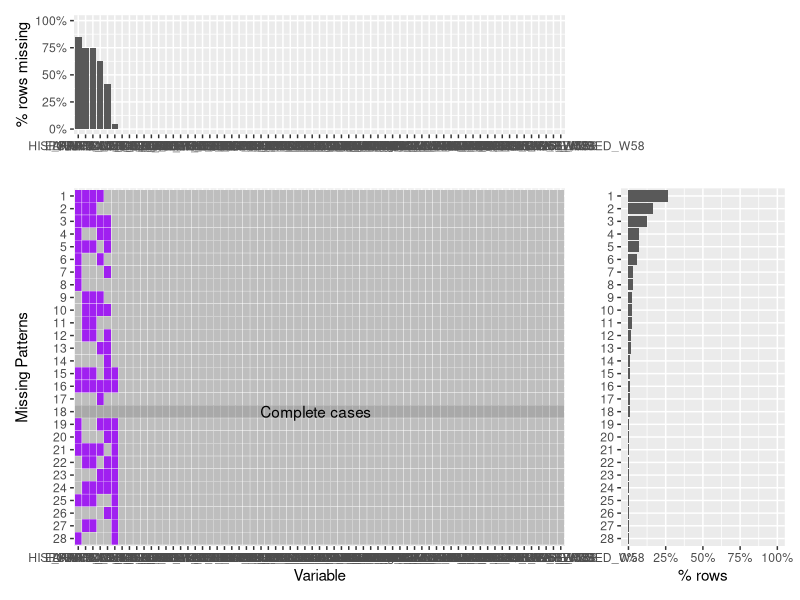
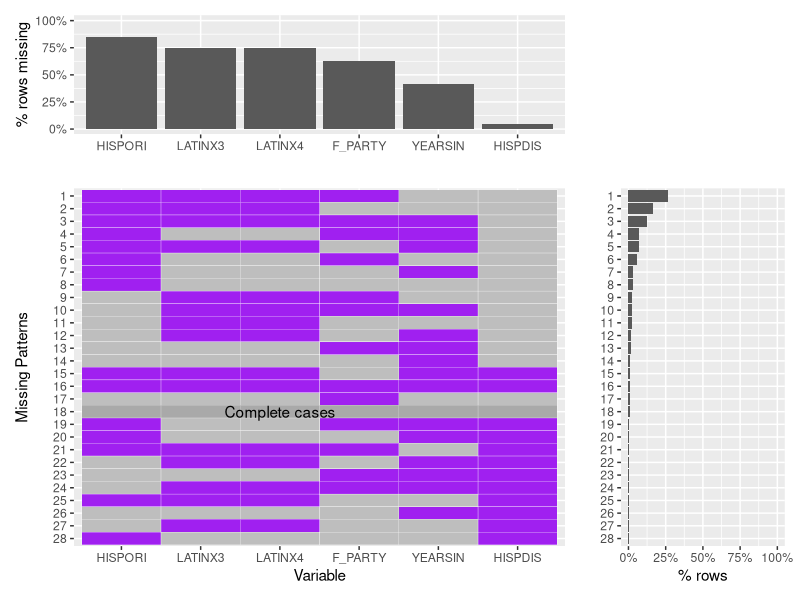

Here is the R script that generated these plots, in order:
## ---- chunk 1
library(tidyverse)
library(patchwork)

plot_missing <- function(data, percent=FALSE) {
  
  missing_patterns <- data.frame(is.na(data)) %>%
  group_by_all() %>%
  count(name = "count", sort = TRUE) %>%
  ungroup()

  missing_patterns <- missing_patterns %>%
    rownames_to_column("id")

  
  missing_patterns$id <- as.integer(missing_patterns$id)
  missing_patterns$id <- as.factor(missing_patterns$id)
    
  missing_rows <- data %>% 
    summarise_all(~ sum(is.na(.)))
  
missing_rows_percent <- data %>% 
  summarise_all(~sum(is.na(.))/(sum(!is.na(.))+sum(is.na(.))))


tidyrows <- data.frame(t(missing_rows))%>%
  rownames_to_column("variables")

names(tidyrows)[2] <- 'Count'

tidyrows_percent <- data.frame(t(missing_rows_percent))%>%
  rownames_to_column("variables")

names(tidyrows_percent)[2] <- 'Count'


  tidymissing <- missing_patterns %>%
    select(!(count))%>%
    gather(key, value, -id)%>%
    mutate(missing = ifelse((value == 0), "yes", "no"))
  
tidymissing$key <- factor(tidymissing$key, levels = tidyrows[order(-tidyrows$Count, tidyrows$variables),]$variables)

tidyrows$variables <- factor(tidyrows$variables, levels = tidyrows[order(-tidyrows$Count, tidyrows$variables),]$variables) 



tidyrows_percent$variables <- factor(tidyrows_percent$variables, levels = tidyrows_percent[order(-tidyrows_percent$Count, tidyrows_percent$variables),]$variables)

if (percent){   
p1 <- ggplot(tidymissing, aes(x= key, y= fct_rev(id) , fill = missing)) + geom_tile(color = "white") + labs(x="Variable", y="Missing Patterns") +  scale_fill_manual(values = c("purple", "grey")) + theme(legend.position = "none") 

complete_cases  <- tidymissing %>% count(id, wt = value)

for (row in 1:nrow(complete_cases)) {
    id <- complete_cases[row, "id"]
    n  <- complete_cases[row, "n"]
    
    if(n == 0) {
        p1 <- p1 + annotate("rect", xmin = .5, xmax = ncol(data)+.5, ymin = (nrow(complete_cases) - as.numeric(id) + .5), ymax = (nrow(complete_cases)) - as.numeric(id) + 1.5,
  alpha = .2) + annotate("text", x=ncol(data)/2, y = (nrow(complete_cases)) - as.numeric(id) + 1, label = "Complete cases")
    }
}
  
  p2 <- ggplot(missing_patterns, aes(x=fct_rev(id), y =count/sum(count))) + geom_bar(stat='identity') + labs(x='', y="% rows") + coord_flip()+ scale_y_continuous(labels = scales::percent, limits = c(0, 1))
  
  p3 <-ggplot(tidyrows_percent, aes(x=variables, y=Count)) + geom_bar(stat='identity') + labs(x="", y="% rows missing") + scale_y_continuous(labels = scales::percent, limits = c(0, 1))
  
  layout <- "
AAA#
CCCD
CCCD
CCCD
"
p3  + p1 + p2 + 
  plot_layout(design = layout)
}else{
  
p1 <- ggplot(tidymissing, aes(x= key, y= fct_rev(id) , fill = missing)) + geom_tile(color = "white") + labs(x="Variable", y="Missing Patterns") +  scale_fill_manual(values = c("purple", "grey")) + theme(legend.position = "none") 

complete_cases  <- tidymissing %>% count(id, wt = value)

for (row in 1:nrow(complete_cases)) {
    id <- complete_cases[row, "id"]
    n  <- complete_cases[row, "n"]
    
    if(n == 0) {
        p1 <- p1 + annotate("rect", xmin = .5, xmax = ncol(data)+.5, ymin = (nrow(complete_cases) - as.numeric(id) + .5), ymax = (nrow(complete_cases)) - as.numeric(id) + 1.5,
  alpha = .2) + annotate("text", x=ncol(data)/2, y = (nrow(complete_cases)) - as.numeric(id) + 1, label = "Complete cases")
    }
}
  p2 <- ggplot(missing_patterns, aes(x=fct_rev(id), y =count)) + geom_bar(stat='identity') + labs(x='', y="Row Count") + coord_flip() 
  
  p3 <-ggplot(tidyrows, aes(x=variables, y=Count)) + geom_bar(stat='identity') + labs(x="", y="# Rows Missing")+ scale_y_continuous(expand = c(0, 0), limits = c(0, NA))
  
  layout <- "
AAA#
CCCD
CCCD
CCCD
"
p3  + p1 + p2 + 
  plot_layout(design = layout)
  
  
}
  
  
}

## ---- chunk 2
library(haven)
dataset = read_sav("ATP W58.sav")

dataset2 <-  dataset[ , c(1,8,10,11,12,13,14,15,16,17,18,19,21,22,23,32,39,40,41,42,43,44,49,50,51,52,63,64,65,66,67,69,70,71,72,73,74,75,78,79,80,81,82,83,84,85,86,87,88,89,92,93,94,95,96,97,98,99,100,101,102,103,104,105,106,107,110)] 


plot_missing(dataset2, percent = TRUE)
## ---- chunk 3
colnames(dataset2)[colSums(is.na(dataset2)) > 0]

dataset3 <-  dataset[ , c("HISPORIG2_W58","LATINX3_W58", "LATINX4_W58" , "HISPDISCR_d_W58", "YEARSINUS_W58" , "F_PARTYLN_FINAL")] 

names(dataset3) <- substring(names(dataset3), 0, 7)
plot_missing(dataset3, percent = TRUE)
